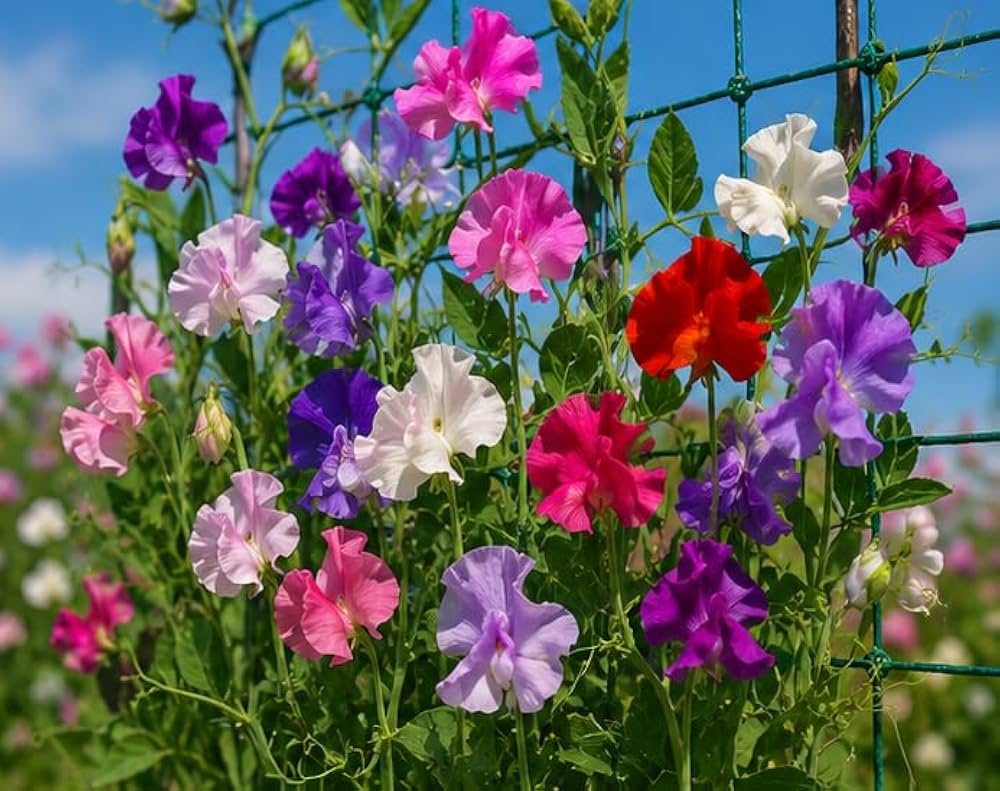
#> input picture sweet.jpg, 1000 x 791 px
$ jupyter execute --allow-errors 'GPU_Image_Stylization (1).ipynb'   (shell and % lines are left out)
#> lines starting #> are read from the running program, lines starting #| are printed output that depends on the picture
[cell 1]
import pycuda.driver as cuda
import pycuda.autoinit
from pycuda.compiler import SourceModule
import numpy as np
import cv2
import time
import os
import matplotlib.pyplot as plt
from google.colab import files

print("All libraries imported successfully!")

[cell 2]
# Uploading image
print("Please upload an image (jpg, png):")
uploaded = files.upload()
#> the answer given: sweet.jpg
filename = list(uploaded.keys())[0]
img = cv2.imread(filename)
#> img is the input picture: shape (791, 1000, 3); mean B, G, R 98.6, 97.9, 98.5
img_rgb = cv2.cvtColor(img, cv2.COLOR_BGR2RGB)

print(f"Image loaded: {filename}")
print(f"Image size: {img.shape}")
#| Image size: (791, 1000, 3)

[cell 3]
# Create folder
os.makedirs('input_images', exist_ok=True)

# Generate 100 variations
for i in range(100):
    variation = img.copy().astype(np.float32)

    # Random brightness (-30 to +30)
    brightness = np.random.randint(-30, 30)
    variation = variation + brightness

    # Random contrast (0.7 to 1.3)
    contrast = 0.7 + np.random.random() * 0.6
    variation = variation * contrast

    # Random color shift
    for c in range(3):
        shift = np.random.randint(-20, 20)
        variation[:,:,c] = variation[:,:,c] + shift

    # Clip to valid range first
    variation = np.clip(variation, 0, 255).astype(np.uint8)

    # Add noise (both are now uint8)
    noise = np.random.randint(0, 10, variation.shape, dtype=np.uint8)
    variation = cv2.add(variation, noise)

    # Save
    cv2.imwrite(f'input_images/image_{i:03d}.png', variation)

    if i % 20 == 0:
        print(f"Generated {i+1}/100 images")
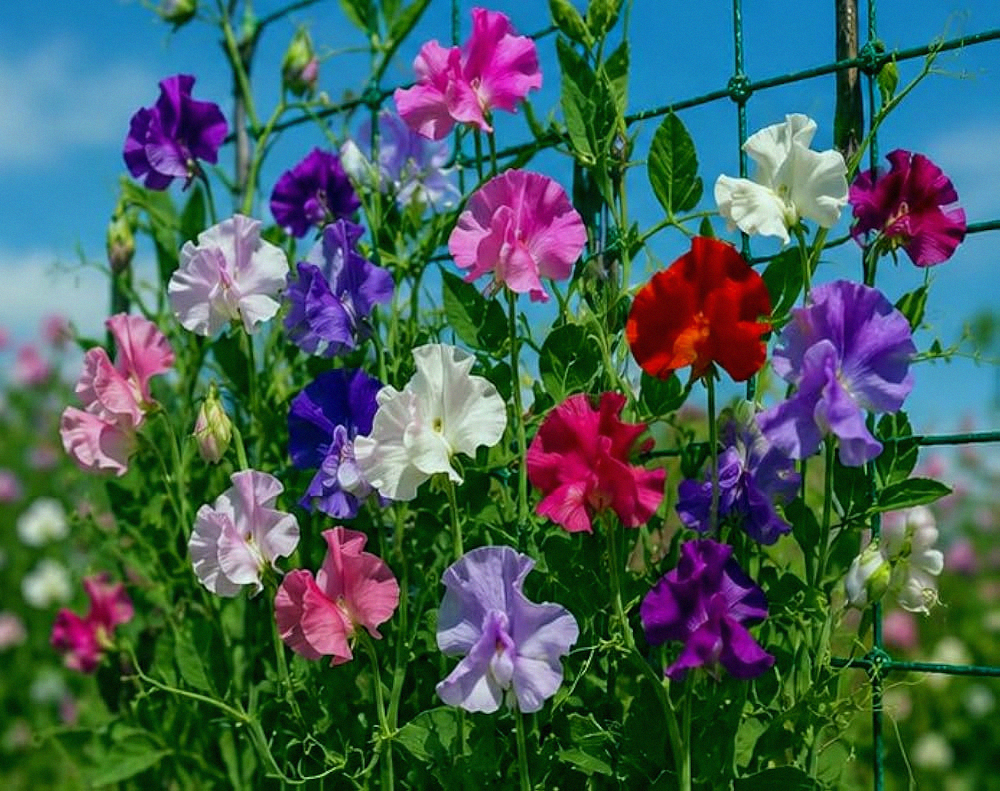
#> variation: shape (791, 1000, 3); mean B, G, R 90.9, 95.2, 69.6

print("100 images generated successfully!")
